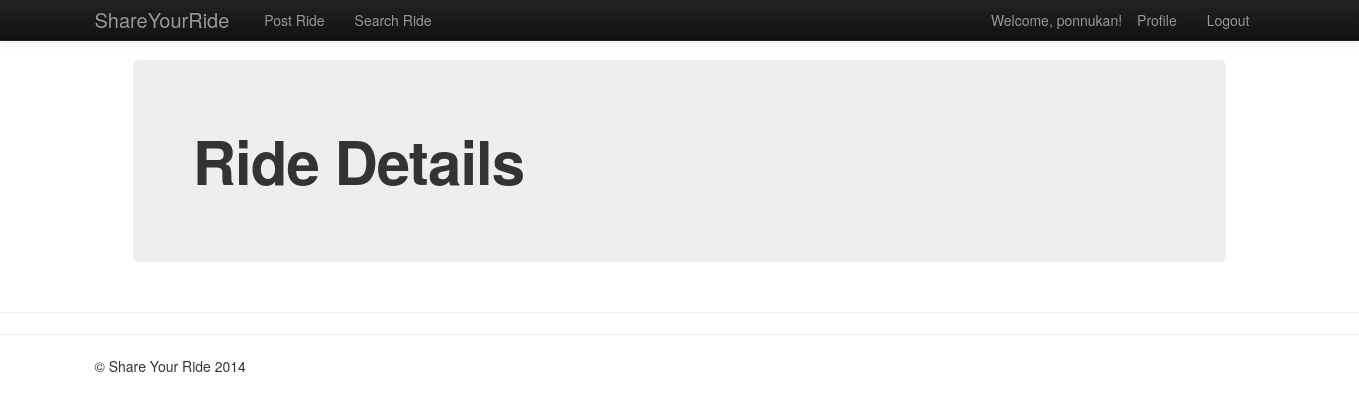
The page /rides/ridedetails/1 (signed in) on the database as committed earlier.
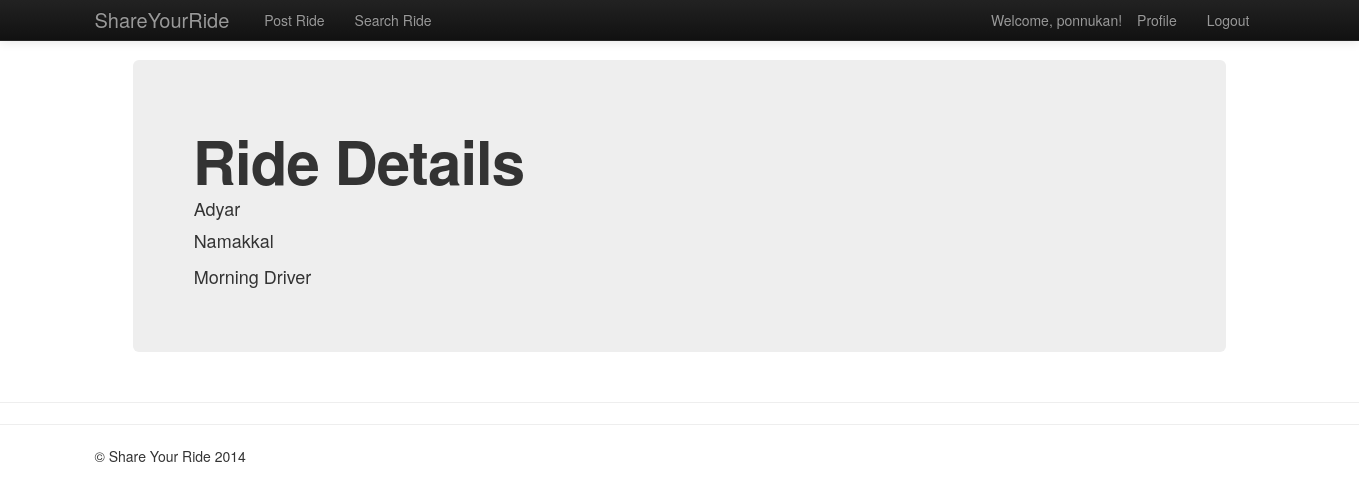
The same page on the database as committed later.
### rides/models.py (models this page shows, shortened)
class Ride(models.Model):
    add_source = models.ForeignKey(Address, related_name='source')
    add_destination = models.ForeignKey(Address, related_name='destination')
    ride_starttime = models.DateTimeField(default= datetime.datetime.now, blank=True)
    ride_endtime = models.DateTimeField(default= datetime.datetime.now, blank=True)
    ride_comment = models.TextField(max_length=140,blank=True)

class Address(models.Model):
    add_address = models.TextField(max_length=80,blank=True)
    add_city = models.TextField(max_length=50,blank=True)
    add_state = models.TextField(max_length=30,blank=True)
    add_zip = models.TextField(max_length=6,blank=True)
    add_lat = models.FloatField(default=0.0)
    add_lng = models.FloatField(default=0.0)
    add_type = models.TextField(max_length=30,blank=True)
    def __unicode__(self):
        return self.add_address

### rides/views.py (the view)
# urls.py: url(r'^ridedetails/(?P<ride_id>\w+)$', views.ridedetails, name='ride details'),
@login_required
def ridedetails(request, ride_id):
    context = RequestContext(request)
    context_dict = dict()
    try:
        ride = Ride.objects.get(pk=ride_id)
        context_dict['ride'] = ride   #Adding the pages to the dict
    except Ride.DoesNotExist:
        pass
    return render_to_response('rides/ridedetails.html', context_dict, context)

### ShareYourRide/templates/rides/ridedetails.html (shortened to what this page needs)
{% extends 'rides/base.html' %}
{% load static %}
{% block body_block %}
<div class="hero-unit">
    <h1>Ride Details</h1>
    <div class="container">
    <table>
            <tr><td>{{ ride.type }}</td></tr>
            <tr><td>{{ ride.add_source }}</td></tr>
            <tr><td>{{ ride.add_destination }}</td></tr>
            <tr><td>{{ ride.ride_startDateTime }}</td></tr>
            <tr><td>{{ ride.ride_returnDateTime }}</td></tr>
            <tr><td>{{ ride.ride_comment }}</td></tr>
	</table>
    </div>
</div>
{% endblock %}

### ShareYourRide/templates/rides/base.html (shortened to what this page needs)
<!DOCTYPE html>
{% load static %}
<html>
    <head>
        <link href="{% static 'css/bootstrap-fluid-adj.css' %}" rel="stylesheet">
        <link href="{% static 'css/bootstrap.min.css' %}" rel="stylesheet" media="screen">
        <link href="{% static 'css/bootstrap-responsive.css' %}" rel="stylesheet">
		<link href="{% static 'css/jquery-ui.css' %}" rel="stylesheet">
		<link href="{% static 'css/jquery-ui-timepicker-addon.css' %}" rel="stylesheet">
    </head>
    <body>
        <div>
            <div class="navbar navbar-inverse navbar-fixed-top">
               <div class="navbar-inner">
                   <div class="container">
                       <a class="brand" href="/rides/">ShareYourRide</a>
                       <div class="nav-collapse collapse">
                           <ul class="nav pull-right">
                               {% if user.is_authenticated %}
                                <li class="navbar-text">Welcome, {{ user.username }}!</li>
                                <li><a href="/rides/profile/">Profile</a></li>
                                <li><a href="/rides/logout/">Logout</a></li>
                               {% else %}
                                <li><a href="/rides/register/">Register</a></li>
                                <li><a href="/rides/login/">Login</a></li>
                               {% endif %}
                           </ul>
                            <ul class="nav">
                               {% if user.is_authenticated %}
                                <li><a href="/rides/postride/">Post Ride</a></li>
                                <li><a href="/rides/search/">Search Ride</a></li>
                               {% endif %}
                           </ul>
                       </div>
                   </div>
               </div>
            </div>
            <div class="container-fluid">
                <div class="row-fluid">
                    <div class="span1">
                    </div>
                    <div class="span10">
                        {% block body_block %}
                        {% endblock %}
                    </div>
                </div>
            </div>
        <hr>
        </div>
        <hr />
    </body>
    <footer>
    <div class="container">
        <p>&copy; Share Your Ride 2014</p>
    </div>
</footer>
</html>

Rows that differ between the two databases and show on the page:
added Ride: add_source "Adyar", add_destination "Namakkal", ride_comment "Morning Driver"
